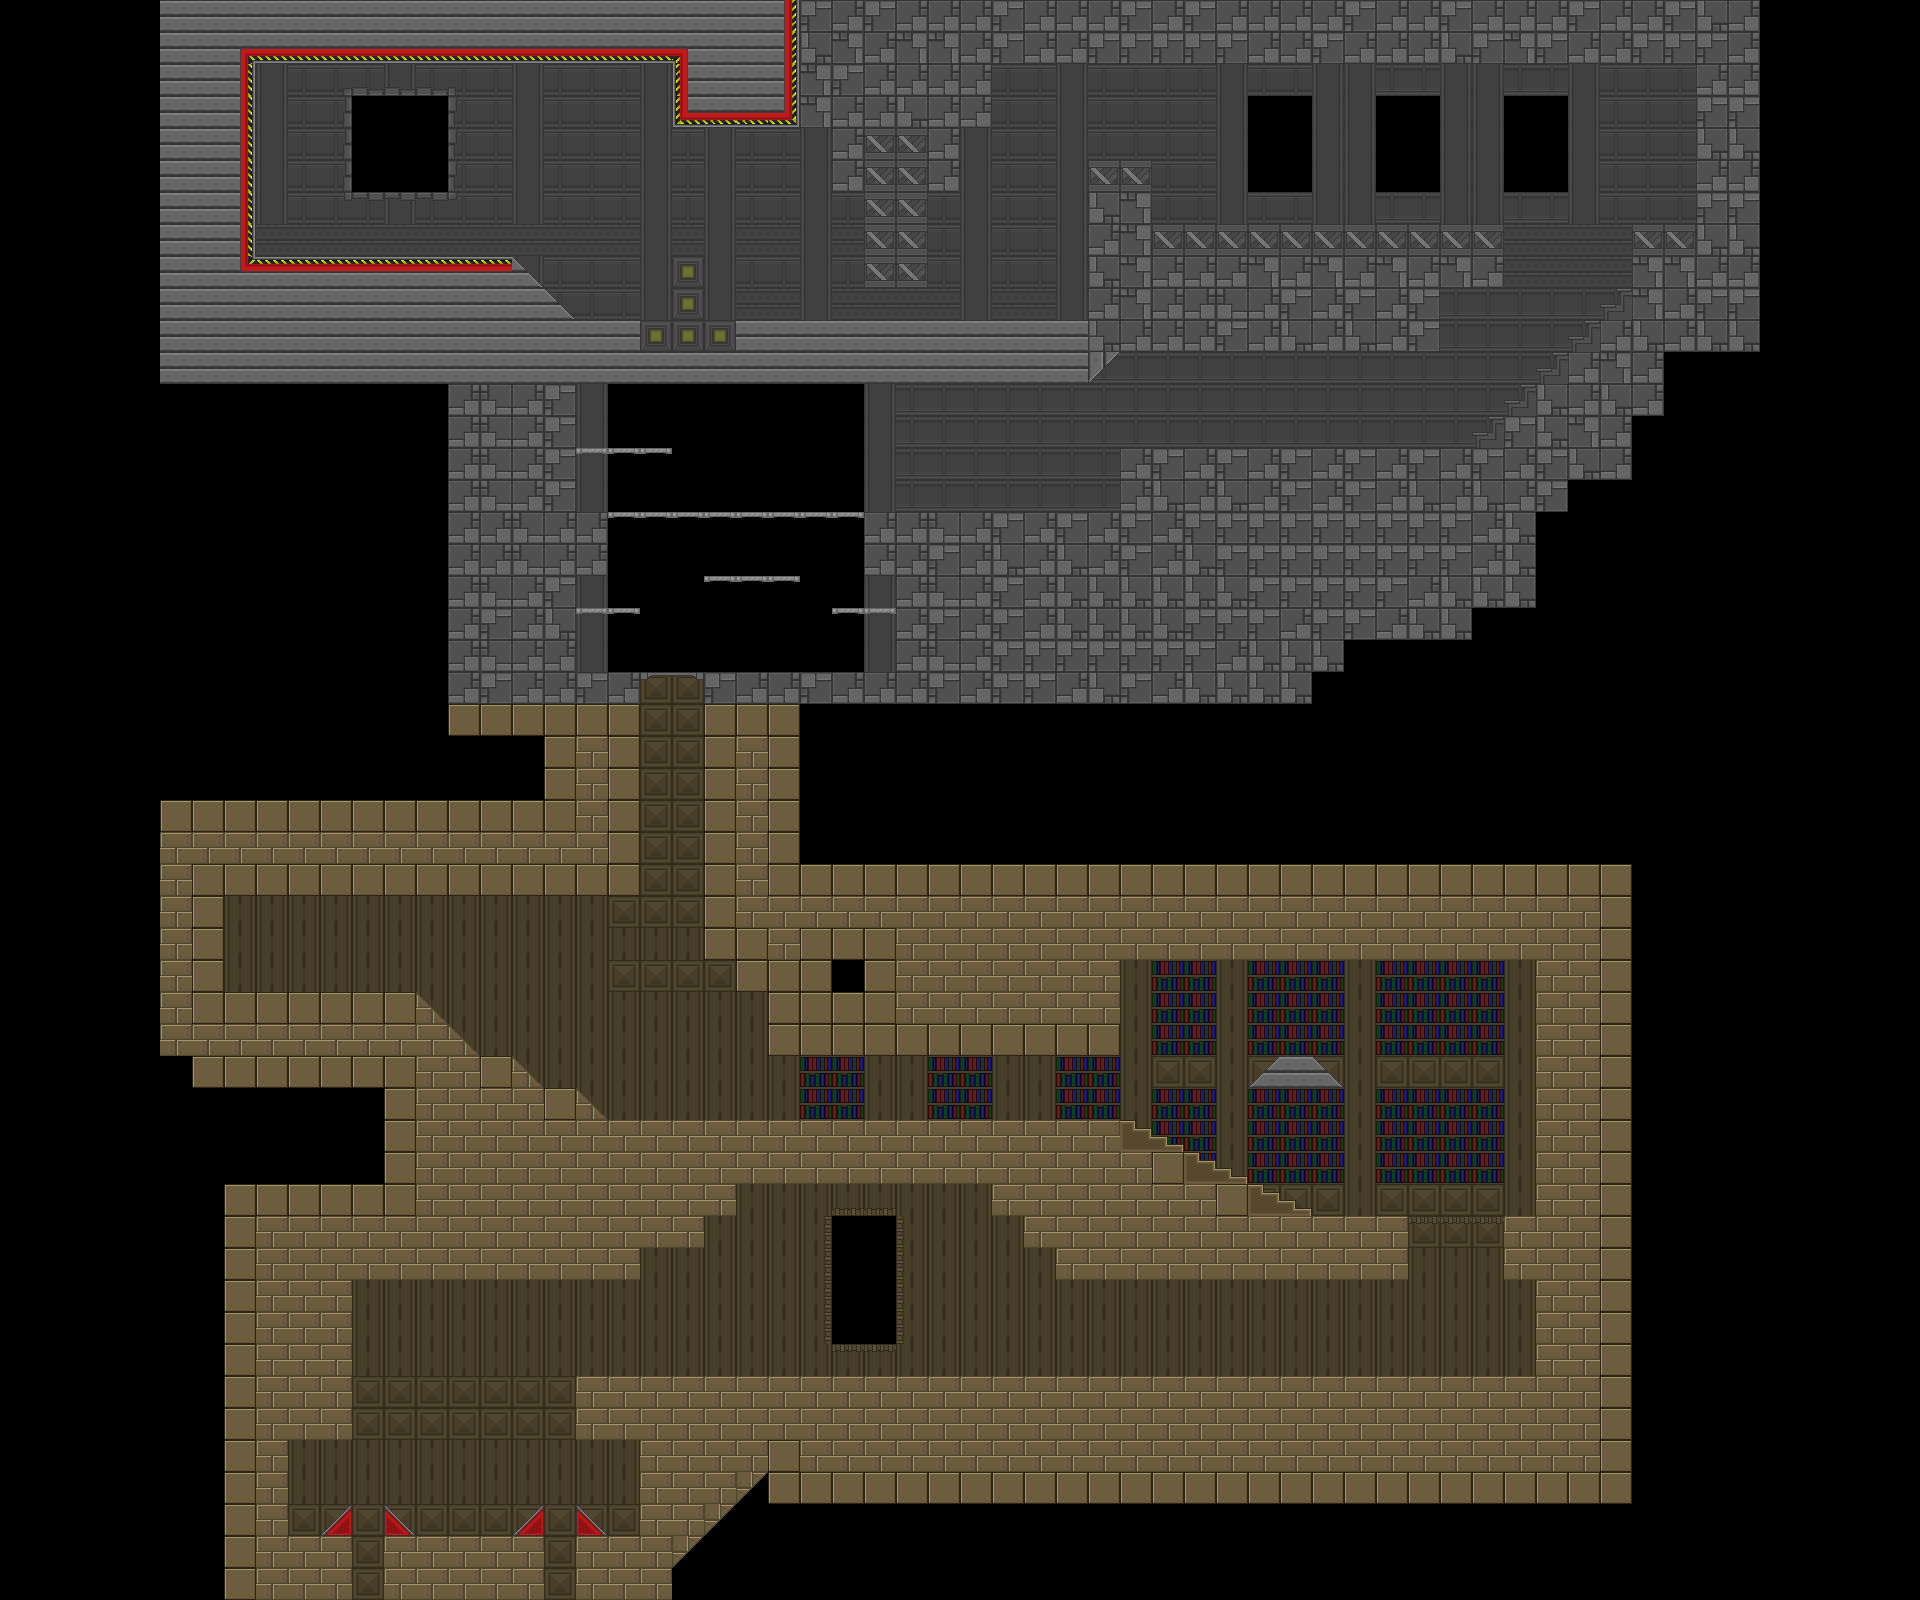

Tiled map render using the project's own tile images. Description and the map definition, with tile-layer contents summarised, below:
An orthogonal 60x50 tile map with 32x32 px tiles, 4 tile layers (bkg, Walls, Borders, Blocks) and 69 objects (19x ObjTextZone, 13x ObjWall, 10x EnSword, 7x EnShooter, 5x ObjPowerUp, ...).

<map version="1.0" orientation="orthogonal" renderorder="right-down" width="60" height="50" tilewidth="32" tileheight="32" nextobjectid="77">
 <tileset firstgid="1" name="spaceship" tilewidth="32" tileheight="32" tilecount="64" columns="8">
  <image source="../tiles/spaceship.png" trans="ffffff" width="256" height="256" />
 </tileset>
 <layer name="bkg" width="60" height="50">
  <data>[3000 cells, 756 non-empty, 6 distinct tile ids]</data>
 </layer>
 <layer name="Walls" width="60" height="50">
  <data>[3000 cells, 1170 non-empty, 18 distinct tile ids]</data>
 </layer>
 <layer name="Borders" width="60" height="50">
  <data>[3000 cells, 38 non-empty, 4 distinct tile ids]</data>
 </layer>
 <layer name="Blocks" width="60" height="50">
  <data>[3000 cells, 0 non-empty, 0 distinct tile ids]</data>
 </layer>
 <objectgroup name="Objects">
  <object id="1" type="ObjTable" x="896" y="480" width="64" height="32" />
  <object id="2" type="ObjCake" x="896" y="448" width="64" height="32" />
  <object id="4" type="ObjWall" x="672" y="128">
   <polyline points="0,0 0,-64 -416,-64 -416,128 -160,128 -96,192 0,192 0,128 32,128 32,192 320,192 320,160 352,160 352,192 416,192 416,32 480,32" />
  </object>
  <object id="5" name="wall" type="ObjWall" x="672" y="128">
   <polyline points="0,0 160,0 160,64 192,64 192,160 256,160 256,64 288,64 288,0 320,0 320,-64 1024,-64 1024,96 960,96 960,160 800,320 448,320 448,384 224,384 192,384 192,448 224,448 224,544 32,544 32,832 64,832 64,864 96,864 96,928 448,928 448,832 864,832" />
  </object>
  <object id="6" type="ObjWall" x="1152" y="160">
   <polyline points="0,0 0,64 128,64 128,32 160,32 160,64 352,64 352,128 288,128 288,192 -32,192 -64,224 -576,224 -576,352 -544,352 -544,416 -576,416 -576,512 -512,512 -512,736 -928,736 -928,800 -896,800 -896,832 -864,832 -864,800 -832,800 -832,832 -800,832 -800,800 -768,800 -768,832 -736,832 -672,896 -640,896 -608,928 -576,928 -544,960 -32,960 160,1056 256,1056" />
  </object>
  <object id="7" type="ObjTable" x="800" y="640" width="64" height="32" />
  <object id="8" type="ObjLamp" x="1296" y="1024" width="32" height="32" />
  <object id="9" type="ObjTree" x="1376" y="1312" width="32" height="64" />
  <object id="10" type="ObjWall" x="672" y="448">
   <properties>
    <property name="jumpThru" value="true" />
   </properties>
   <polyline points="0,0 -96,0" />
  </object>
  <object id="11" type="ObjWall" x="704" y="512">
   <properties>
    <property name="jumpThru" value="true" />
   </properties>
   <polyline points="160,0 -96,0" />
  </object>
  <object id="12" type="ObjWall" x="800" y="576">
   <properties>
    <property name="jumpThru" value="true" />
   </properties>
   <polyline points="0,0 -96,0" />
  </object>
  <object id="13" type="ObjWall" x="672" y="608">
   <properties>
    <property name="jumpThru" value="true" />
   </properties>
   <polyline points="-32,0 -96,0" />
  </object>
  <object id="14" type="ObjWall" x="928" y="608">
   <properties>
    <property name="jumpThru" value="true" />
   </properties>
   <polyline points="-32,0 -96,0" />
  </object>
  <object id="15" type="ObjWall" x="736" y="672">
   <properties>
    <property name="jumpThru" value="true" />
   </properties>
   <polyline points="-32,0 -96,0" />
  </object>
  <object id="16" type="ObjWall" x="1280" y="1056">
   <polyline points="0,0 -32,32 64,32 32,0 0,0" />
  </object>
  <object id="17" type="ObjWall" x="1536" y="960">
   <polyline points="0,0 0,256 -32,256 -32,320 0,320 0,416 -960,416 -960,480 -896,480 -896,576 -928,576 -960,544 -960,640 -864,640" />
  </object>
  <object id="18" type="ObjWall" x="1408" y="1216">
   <polyline points="0,0 0,64 -352,64 -352,32 -384,32 -384,0 -416,0 -416,-32 -672,-32 -672,0 -704,0 -704,32 -768,32 -768,64 -1056,64 -1056,224 -1120,224 -1120,320 -1088,320 -1056,288 -1056,384 -1024,384 -1024,288 -992,320 -896,320 -864,288 -864,384 -832,384" />
  </object>
  <object id="19" type="ObjWall" x="1408" y="1216">
   <properties>
    <property name="jumpThru" value="true" />
   </properties>
   <polyline points="0,0 96,0" />
  </object>
  <object id="20" name="Spawn Player" type="ObjChar" x="384" y="136" width="32" height="32" />
  <object id="21" name="Camera" type="ObjDebugCamera" x="384" y="176" />
  <object id="22" type="ObjBox" x="864" y="288" width="64" height="32" />
  <object id="23" name="Ninja Power up" type="ObjPowerUp" x="1008" y="256" width="32" height="32">
   <properties>
    <property name="mModule" value="ModNinja" />
    <property name="permanent" value="true" />
   </properties>
  </object>
  <object id="24" name="Emitter Power Up" type="ObjPowerUp" x="1296" y="160" width="32" height="32">
   <properties>
    <property name="mModule" value="ModEmitter" />
    <property name="permanent" value="true" />
   </properties>
  </object>
  <object id="25" type="EnSword" x="1344" y="416">
   <properties>
    <property name="searchRadius" type="int" value="128" />
   </properties>
  </object>
  <object id="27" type="EnSword" x="664" y="1096">
   <properties>
    <property name="searchRadius" value="256" />
   </properties>
  </object>
  <object id="28" type="EnShooter" x="640" y="1096">
   <properties>
    <property name="searchRadius" value="256" />
   </properties>
  </object>
  <object id="29" type="EnTorch" x="688" y="1088">
   <properties>
    <property name="searchRadius" value="256" />
   </properties>
  </object>
  <object id="30" name="Glass power up" type="ObjPowerUp" x="368" y="928" width="32" height="32">
   <properties>
    <property name="mModule" value="ModGlass" />
    <property name="permanent" value="true" />
   </properties>
  </object>
  <object id="31" name="Flame Power Up" type="ObjPowerUp" x="232" y="928" width="32" height="32">
   <properties>
    <property name="mModule" value="ModFlaming" />
    <property name="permanent" value="true" />
   </properties>
  </object>
  <object id="32" name="Vampire Power Up" type="ObjPowerUp" x="296" y="928" width="32" height="32">
   <properties>
    <property name="mModule" value="ModVampiric" />
    <property name="permanent" value="true" />
   </properties>
  </object>
  </objectgroup>
</map>
<!-- 39 of 69 objects omitted -->